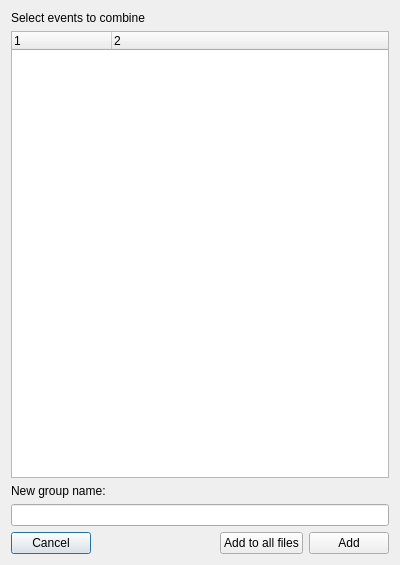
<ui version="4.0">
 <class>CombineEventsDialog</class>
 <widget class="QDialog" name="CombineEventsDialog">
  <property name="geometry">
   <rect>
    <x>0</x>
    <y>0</y>
    <width>400</width>
    <height>565</height>
   </rect>
  </property>
  <property name="windowTitle">
   <string>Dialog</string>
  </property>
  <layout class="QVBoxLayout" name="verticalLayout">
   <item>
    <widget class="QLabel" name="label">
     <property name="text">
      <string>Select events to combine</string>
     </property>
    </widget>
   </item>
   <item>
    <widget class="QTreeWidget" name="events_treewidget">
     <property name="columnCount">
      <number>2</number>
     </property>
     <column>
      <property name="text">
       <string notr="true">1</string>
      </property>
     </column>
     <column>
      <property name="text">
       <string notr="true">2</string>
      </property>
     </column>
    </widget>
   </item>
   <item>
    <widget class="QLabel" name="label_2">
     <property name="text">
      <string>New group name:</string>
     </property>
    </widget>
   </item>
   <item>
    <widget class="QLineEdit" name="new_group_lineedit" />
   </item>
   <item>
    <layout class="QHBoxLayout" name="horizontalLayout">
     <item>
      <widget class="QPushButton" name="cancel_pushbutton">
       <property name="text">
        <string>Cancel</string>
       </property>
      </widget>
     </item>
     <item>
      <spacer name="horizontalSpacer">
       <property name="orientation">
        <enum>Qt::Horizontal</enum>
       </property>
       <property name="sizeHint" stdset="0">
        <size>
         <width>40</width>
         <height>20</height>
        </size>
       </property>
      </spacer>
     </item>
     <item>
      <widget class="QPushButton" name="add_to_all_pushbutton">
       <property name="text">
        <string>Add to all files</string>
       </property>
      </widget>
     </item>
     <item>
      <widget class="QPushButton" name="add_pushbutton">
       <property name="text">
        <string>Add</string>
       </property>
      </widget>
     </item>
    </layout>
   </item>
  </layout>
 <property name="styleSheet"><string>font: 12pt "Roboto";</string></property></widget>
 <resources><include location="../../../../../scinodes_poc/src/main/python/ui/themes/themes.qrc" /></resources>
 <connections>
  <connection>
   <sender>add_pushbutton</sender>
   <signal>clicked()</signal>
   <receiver>CombineEventsDialog</receiver>
   <slot>on_add()</slot>
   <hints>
    <hint type="sourcelabel">
     <x>263</x>
     <y>543</y>
    </hint>
    <hint type="destinationlabel">
     <x>199</x>
     <y>282</y>
    </hint>
   </hints>
  </connection>
  <connection>
   <sender>cancel_pushbutton</sender>
   <signal>clicked()</signal>
   <receiver>CombineEventsDialog</receiver>
   <slot>on_cancel()</slot>
   <hints>
    <hint type="sourcelabel">
     <x>349</x>
     <y>543</y>
    </hint>
    <hint type="destinationlabel">
     <x>199</x>
     <y>282</y>
    </hint>
   </hints>
  </connection>
  <connection>
   <sender>events_treewidget</sender>
   <signal>itemClicked(QTreeWidgetItem*,int)</signal>
   <receiver>CombineEventsDialog</receiver>
   <slot>on_item_checked()</slot>
   <hints>
    <hint type="sourcelabel">
     <x>199</x>
     <y>252</y>
    </hint>
    <hint type="destinationlabel">
     <x>199</x>
     <y>282</y>
    </hint>
   </hints>
  </connection>
  <connection>
   <sender>add_to_all_pushbutton</sender>
   <signal>clicked()</signal>
   <receiver>CombineEventsDialog</receiver>
   <slot>on_add_to_all()</slot>
   <hints>
    <hint type="sourcelabel">
     <x>256</x>
     <y>543</y>
    </hint>
    <hint type="destinationlabel">
     <x>199</x>
     <y>282</y>
    </hint>
   </hints>
  </connection>
 </connections>
 <slots>
  <slot>on_add()</slot>
  <slot>on_cancel()</slot>
  <slot>on_item_checked()</slot>
  <slot>on_add_to_all()</slot>
 </slots>
</ui>
